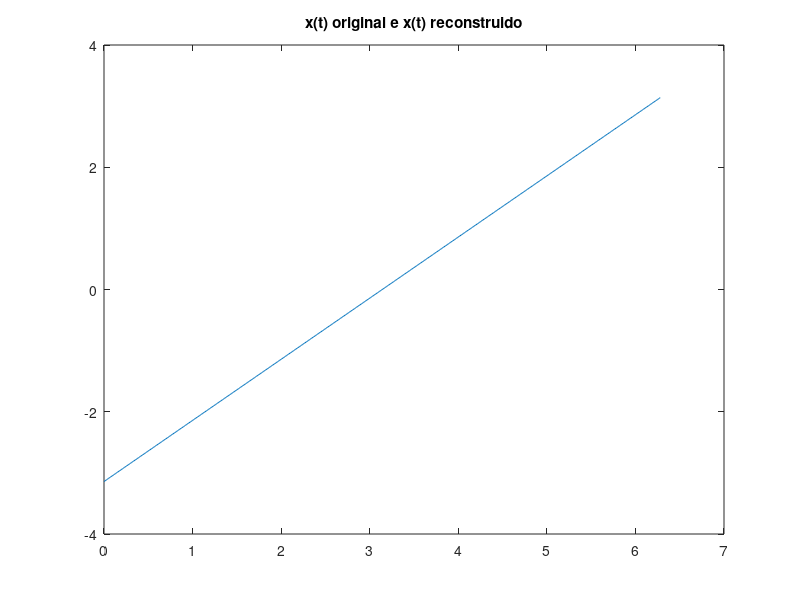
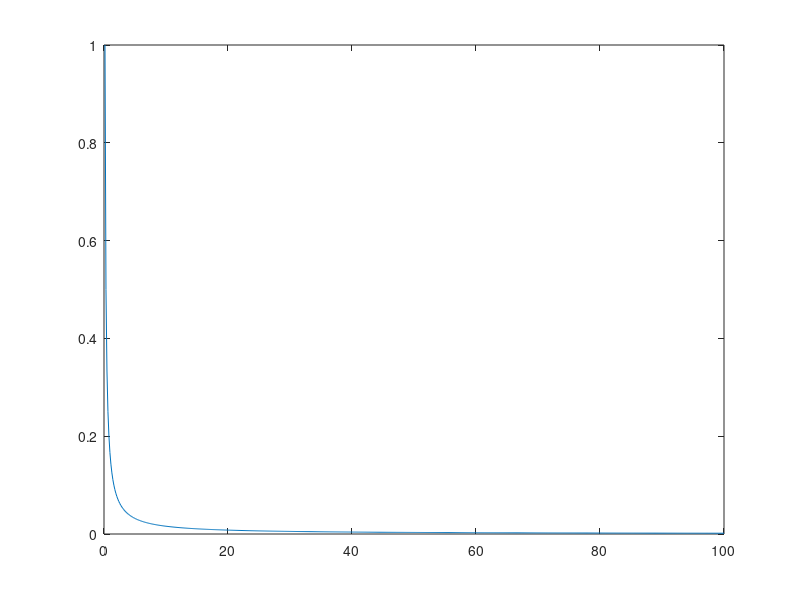

Write the MATLAB code that produced these figures, in order.
clc; clear all; close all;


% x(t) dos coeficientes de X_k


T = 2*pi;
dt = 0.01;
t_axis = (0:dt:T);
N = length(t_axis);
tau = pi;
x = t_axis - tau; %funçao original

k_values = -N:N;
X = (1j)./(k_values);
new_x = zeros(1,N);
for i=0:N-1
    x_temp = 0;
    for k=0:length(k_values)-1
        x_temp = x_temp+ X(k+1)*exp(1j*k_values(k+1)*t_axis(i+1));
    end
    new_x(i+1) = x_temp;
end



plot(t_axis,x);
title("x(t) original e x(t) reconstruido");
hold on;
plot(t_axis, new_x, "or");

figure;
df = 1/(dt*N);
fk_axis = (-N:N)*df;
plot(fk_axis(N+1:2*N+1),abs(X(N+1:2*N+1)));
